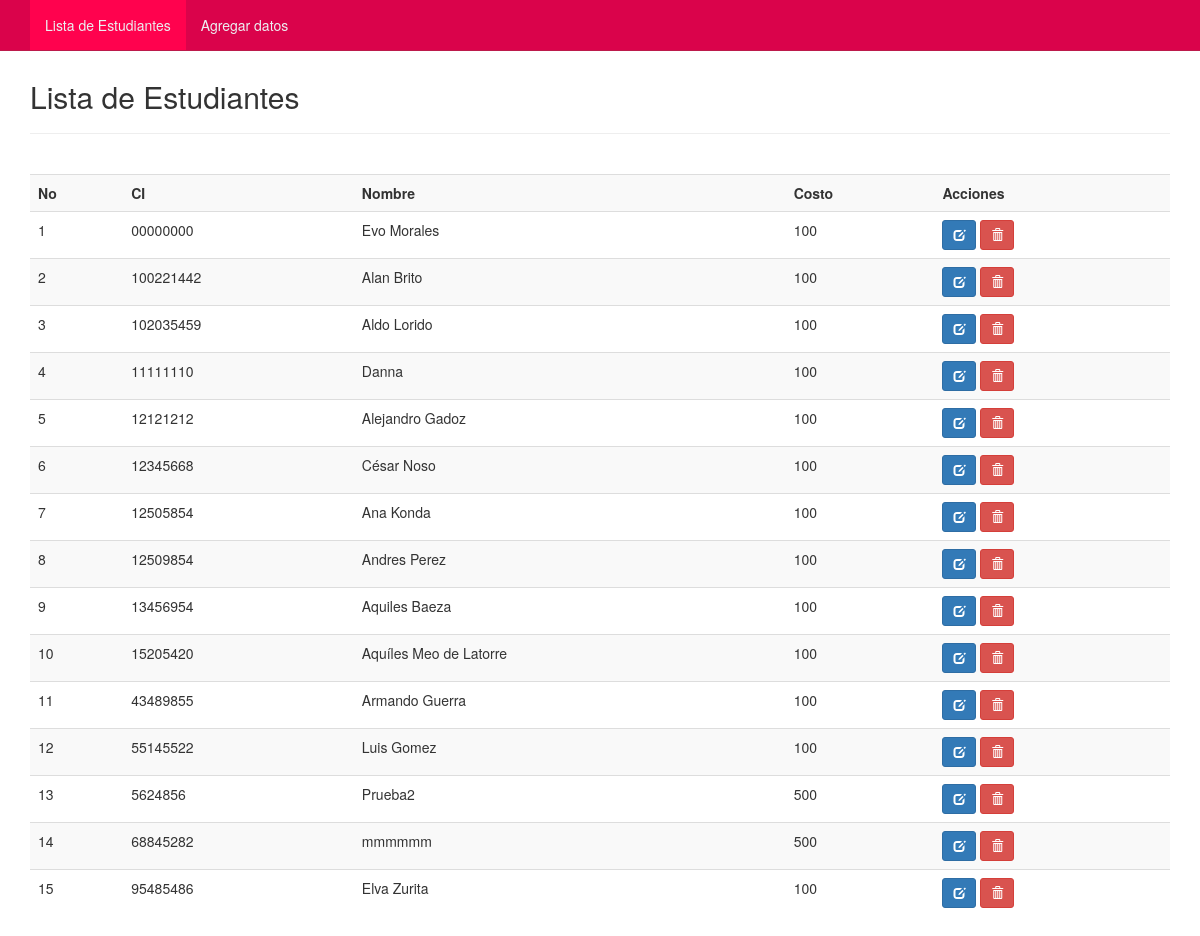
The page / on the database its author committed.
### tables this page shows
CREATE TABLE `estudiantes` (
  `ci` varchar(10) NOT NULL,
  `nombres` varchar(50) NOT NULL,
  `costo` int(10) NOT NULL
);

### index.php (the view, shortened to what this page needs)
<?php
include("conexion.php");
?>
<!DOCTYPE html>
<html lang="es">
<head>
	<link href="css/bootstrap.min.css" rel="stylesheet">
	<link href="css/style_nav.css" rel="stylesheet">
</head>
<body>
	<nav class="navbar navbar-default navbar-fixed-top">
		<?php include('nav.php');?>
	</nav>
	<div class="container">
		<div class="content">
			<h2>Lista de Estudiantes</h2>
			<hr />
			<br />
			<div class="table-responsive">
			<table class="table table-striped">
				<tr>
                    <th>No</th>
					<th>CI</th>
					<th>Nombre</th>
					<th>Costo</th>
                    <th>Acciones</th>
				</tr>
				<?php
				$sql = mysqli_query($con, "SELECT * FROM estudiantes ORDER BY ci ASC");
				if(mysqli_num_rows($sql) == 0){
					echo '<tr><td colspan="6>No hay datos.</td></tr>';
				}else{
					$no = 1;
					while($row = mysqli_fetch_assoc($sql)){
						echo '
						<tr>
							<td>'.$no.'</td>
							<td>'.$row['ci'].'</td>
							<td>'.$row['nombres'].'</td>
							<td>'.$row['costo'].'</td>
							<td>
								<a href="editar.php?nik='.$row['ci'].'" title="Editar datos" class="btn btn-primary btn-sm"><span class="glyphicon glyphicon-edit" aria-hidden="true"></span></a>
								<a href="index.php?aksi=delete&nik='.$row['ci'].'" title="Eliminar" onclick="return confirm(\'Esta seguro de borrar los datos '.$row['nombres'].'?\')" class="btn btn-danger btn-sm"><span class="glyphicon glyphicon-trash" aria-hidden="true"></span></a>
							</td>
						</tr>
						';
						$no++;
					}
				}
				?>
			</table>
			</div>
		</div>
	</div>
</body>
</html>

### nav.php (shortened to what this page needs)
<div class="container">
		<div id="navbar" class="navbar-collapse collapse">
			<ul class="nav navbar-nav ">
				<li class="active"><a href="index.php">Lista de Estudiantes</a></li>
				<li><a href="agregar.php">Agregar datos</a></li>
			</ul>
		</div>
</div>

### css/style_nav.css (style rules this page uses)
.navbar-default { background-color: #da034b; border-color: #bc1a4b; }
.navbar-default .navbar-nav > li > a { color: #ecf0f1; }
.navbar-default .navbar-nav > .active > a, .navbar-default .navbar-nav > .active > a:hover, .navbar-default .navbar-nav > .active > a:focus { color: #ecf0f1; background-color: #ff024e; }
.navbar-default .navbar-collapse, .navbar-default .navbar-form { border-color: #ecf0f1; }

### index.php (style rules this page uses)
.content { margin-top: 80px; }

### rows shown on the page
estudiantes: ci "00000000", nombres "Evo Morales", costo "100"
estudiantes: ci "100221442", nombres "Alan Brito", costo "100"
estudiantes: ci "102035459", nombres "Aldo Lorido", costo "100"
estudiantes: ci "11111110", nombres "Danna", costo "100"
estudiantes: ci "12121212", nombres "Alejandro Gadoz", costo "100"
estudiantes: ci "12345668", nombres "César Noso", costo "100"
estudiantes: ci "12505854", nombres "Ana Konda", costo "100"
estudiantes: ci "12509854", nombres "Andres Perez", costo "100"
estudiantes: ci "13456954", nombres "Aquiles Baeza", costo "100"
estudiantes: ci "15205420", nombres "Aquíles Meo de Latorre", costo "100"
estudiantes: ci "43489855", nombres "Armando Guerra", costo "100"
estudiantes: ci "55145522", nombres "Luis Gomez", costo "100"
estudiantes: ci "5624856", nombres "Prueba2", costo "500"
estudiantes: ci "68845282", nombres "mmmmmm", costo "500"
estudiantes: ci "95485486", nombres "Elva Zurita", costo "100"
